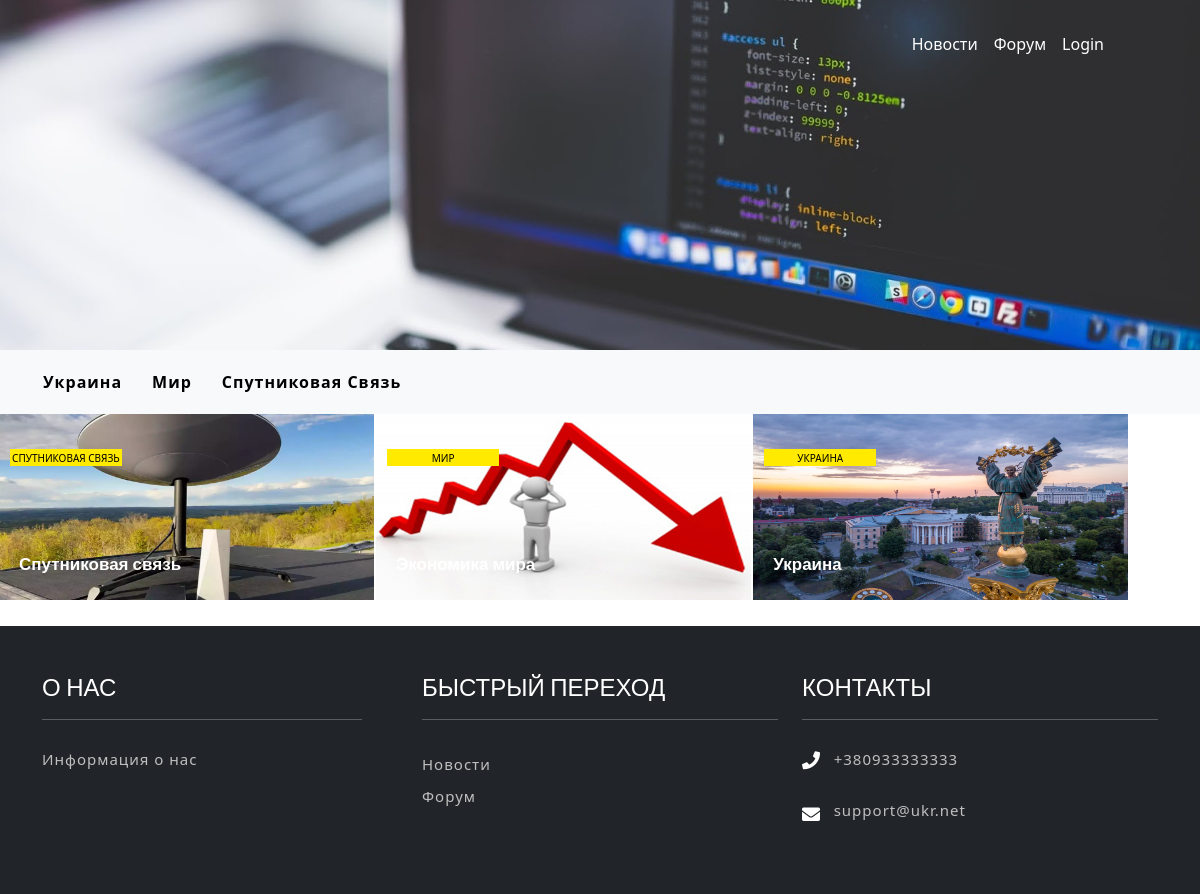
Page /news/ on the committed database.
### news/models.py (models this page shows, shortened)
class Category(models.Model):
    title = models.CharField(
        max_length=64,
        verbose_name='Title',
    )
    slug = models.SlugField(
        unique=True,
    )
    def __str__(self):
        return f'{self.title}'

class News(models.Model):
    category = models.ForeignKey(
        Category,
        on_delete=models.CASCADE,
        verbose_name='Category',
    )
    title = models.CharField(
        max_length=88,
        verbose_name='Title',
    )
    text = models.TextField(
        verbose_name='Text'
    )
    published_date = models.DateTimeField(
        auto_now_add=True,
        verbose_name='Published date'
    )
    main_image = models.ImageField(
        upload_to='news',
        verbose_name='Main image'
    )

### news/views.py (the view)
# urls.py: path('', news_list, name='news_list'),
def news_list(request):
    news = News.objects.all().order_by('-published_date')
    context = {
        'news': news,
        'categories': category(),
    }
    return render(request, 'news/news_list.html', context)

### news/views.py (called while the page is built)
def category():
    category = Category.objects.all()
    return category

### news/templates/news/news_list.html (shortened to what this page needs)
{% extends 'core/base.html' %}
{% load static %}
{% block content %}
<link href="{% static 'news/css/news.css' %}" type="text/css" rel="stylesheet" media="all">
<nav class="navbar navbar-expand-lg navbar-down bg-light">
    <div class="container-fluid">
        <div class="collapse navbar-collapse" id="navbarNav">
            <ul class="navbar-nav">
                {% for i in categories %}
                    <li class="nav-item">
                        <a class="nav-link" href="{% url 'news:news_in_category' i.slug %}">
                            {{ i.title }}
                        </a>
                    </li>
                {% endfor %}
            </ul>
        </div>
    </div>
</nav>
{% for i in news %}
    <div class="new">
        <a class="cat_item" href="{% url 'news:news_in_category' i.category.slug %}">
            {{ i.category }}
        </a>
        <a class="n1" href="{% url 'news:news_items' i.pk %}">
            <div class="news_table">
                <img class="card-img-top"
                     src="{{MEDIA_URL}}{{i.main_image.url}}" height="200px"
                     width="377px" alt="..." />
                <h3>{{ i.title }}</h3></br>
            </div>
        </a>
    </div>
{% endfor %}
{% endblock content %}

### static/core/css/style.css (style rules this page uses)
body { margin: 0; font-family: 'Ubuntu', sans-serif; background: #fff; }
body a, .slider-info a { transition: 0.5s all; -webkit-transition: 0.5s all; -moz-transition: 0.5s all; -o-transition: 0.5s all; -ms-transition: 0.5s all; text-decoration: none; outline: none; }
h1, h2, h3, h4, h5, h6 { margin: 0; font-family: 'Ubuntu', sans-serif; }
ul { margin: 0; padding: 0; }
ul { list-style-type: none; }
header h1, { line-height: 0; }

### static/news/css/news.css (style rules this page uses)
.n1 { border: 1px solid; display: inline-grid; margin: -2px; margin-top: -37px; margin-bottom: -23px; min-height: 200px; width: 270px; color: white; min-height: 20px; min-width: 377px; }
.news_table { position: relative; padding-bottom: 0px; }
.news_table h3 { padding-bottom: 20px; padding-left: 20px; line-height: 1; font-size: 17px; position: absolute; left: 0; bottom: 0; width: 100%; font-weight: bold; }
.navbar-down { padding: 1em 5em; z-index: 999; width: 100%; left: 0; }
.navbar-down .navbar-nav .nav-link { font-weight: 600; text-transform: capitalize; color: #000; padding: 4px 15px; letter-spacing: 1px; }
.navbar-down { padding: 1em 1em; }
.new { display: inline-grid; }
.cat_item, a.cat_item { text-align: center; width: 30%; padding: 5px 2px 3px; background: #ffea00; position: relative; top: 30px; left: 10px; z-index: 12; line-height: 9px; font-size: 10px; text-transform: uppercase; text-shadow: none; white-space: nowrap; color: #000; }

### rows in the picture
Category: title "Украина"
Category: title "Мир"
Category: title "Спутниковая Связь"
News: category "СПУТНИКОВАЯ СВЯЗЬ", main_image (picture), title "Спутниковая связь"
News: category "МИР", main_image (picture), title "Экономика мира"
News: category "УКРАИНА", main_image (picture), title "Украина"
